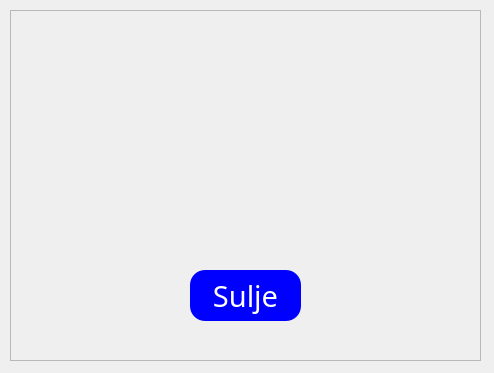
<?xml version="1.0" encoding="UTF-8"?>
<ui version="4.0">
 <class>vaihda</class>
 <widget class="QDialog" name="vaihda">
  <property name="geometry">
   <rect>
    <x>0</x>
    <y>0</y>
    <width>494</width>
    <height>373</height>
   </rect>
  </property>
  <property name="windowTitle">
   <string>Dialog</string>
  </property>
  <property name="styleSheet">
   <string notr="true"> *{font-family: century gothic;
color:white;}\nQPushButton\n{\nbackground:blue;\nborder-radius:60px;\n}\nQPushButton\n{\ncolor:white;\nborder-radius:15px;\n}\nQPushButton:hover\n{\ncolor:;\nborder-radius:15px\n}
QFrame
{
background:rgb(25,40,209);
border-radius:15px;
}
</string>
  </property>
  <widget class="QFrame" name="frame">
   <property name="geometry">
    <rect>
     <x>10</x>
     <y>10</y>
     <width>471</width>
     <height>351</height>
    </rect>
   </property>
   <property name="frameShape">
    <enum>QFrame::StyledPanel</enum>
   </property>
   <property name="frameShadow">
    <enum>QFrame::Raised</enum>
   </property>
   <widget class="QPushButton" name="btnsulje_4">
    <property name="geometry">
     <rect>
      <x>180</x>
      <y>260</y>
      <width>111</width>
      <height>51</height>
     </rect>
    </property>
    <property name="font">
     <font>
      <family>century gothic</family>
      <pointsize>22</pointsize>
     </font>
    </property>
    <property name="styleSheet">
     <string notr="true"> *{font-family: century gothic;
color:white;}
QPushButton
{
background:blue;
border-radius:60px;
}
QPushButton
{
color:white;
border-radius:15px;
}
QPushButton:hover
{
color:;
border-radius:15px
}
QFrame
{
background:rgb(25,40,209);
border-radius:15px;
}
</string>
    </property>
    <property name="text">
     <string>Sulje</string>
    </property>
   </widget>
  </widget>
 </widget>
 <resources/>
 <connections/>
</ui>
